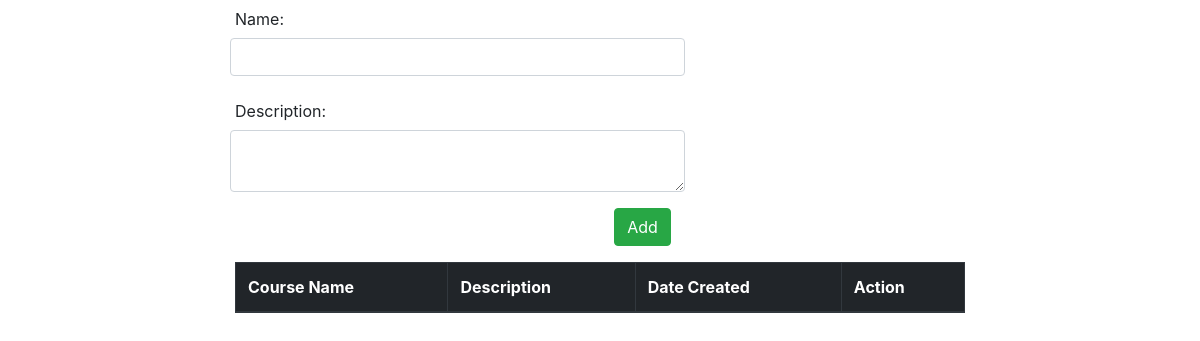
Before: / with the older database file.
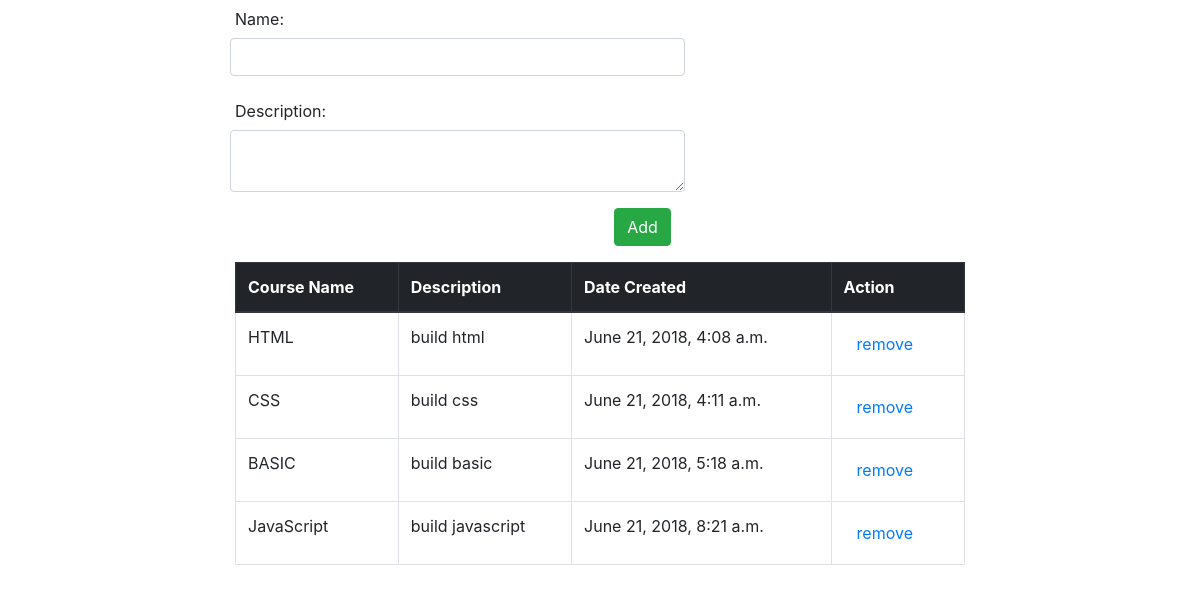
After: the same page with the newer database file.
### apps/courses_app/models.py (models this page shows)
class Course(models.Model):
    name = models.CharField(max_length=25)
    description = models.TextField()
    created_at = models.DateTimeField(auto_now_add=True)
    updated_at = models.DateTimeField(auto_now=True)

### apps/courses_app/views.py (the view)
# urls.py: url(r'^$', views.index, name='index'),
def index(request):
    print('on index')
    all_courses = Course.objects.all()
    print(all_courses)
    l = len(all_courses)
    for i in range(l):
        course = all_courses[i]
        print(course.name, course.description)
    context = {
        'all_courses': all_courses,
    }
    return render(request, 'courses_app/index.html', context)

### apps/courses_app/templates/courses_app/index.html (shortened to what this page needs)
<!doctype html>
<html lang="en">
<head>
    <link rel="stylesheet" href="../../static/courses_app/css/bootstrap.css">
    <link rel="stylesheet" href="../../static/courses_app/css/fontawesome-all.css">
</head>
<body>
    <div class="container">
        <div class="row">
            <div class="col-2"></div>
            <div class="col-5">
                <form action="add" method="post">
                    <div class="form-group form-row">
                        <label for="name" class="col-form-label">Name:</label>
                        <input id="name" class="form-control" type="text" name="name">
                    </div>
                    <div class="form-group form-row">
                        <label for="description" class="col-form-label">Description:</label>
                        <textarea id="description" class="form-control" name="description"></textarea>
                    </div>
                    <div class="form-group form-row">
                        <div class="col-10"></div>
                        <div class="col-auto mr-auto">
                            <input type="submit" value="Add" name="add" class="btn btn-success">
                        </div>
                    </div>
                </form>
            </div>
            <div class="col-5"></div>
        </div>
        <div class="row">
            <div class="col-2"></div>
            <div class="col-8">
                    <table class="table table-{1:striped|sm|bordered|hover|inverse} table-bordered">
        <thead class="thead-dark">
        <tr>
            <th>Course Name</th>
            <th>Description</th>
            <th>Date Created</th>
            <th>Action</th>
        </tr>
        </thead>
        <tbody>
        {% for course in all_courses %}
            <tr>
                <td scope="row">{{ course.name }}</td>
                <td>{{ course.description }}</td>
                <td>{{ course.created_at }}</td>
                <td>
                    <form action="courses/destroy/{{ course.id }}" method="post">
                        <input type="submit" class="btn btn-link" name="remove" value="remove">
                    </form>
                </td>
            </tr>
        {% endfor %}
        </tbody>
    </table>
            </div>
            <div class="col-2"></div>
        </div>
    </div>
</body>
</html>

Changed rows visible on the page:
added Course: name "HTML", description "build html", created_at "June 21, 2018, 4:08 a.m."
added Course: name "CSS", description "build css", created_at "June 21, 2018, 4:11 a.m."
added Course: name "BASIC", description "build basic", created_at "June 21, 2018, 5:18 a.m."
added Course: name "JavaScript", description "build javascript", created_at "June 21, 2018, 8:21 a.m."
